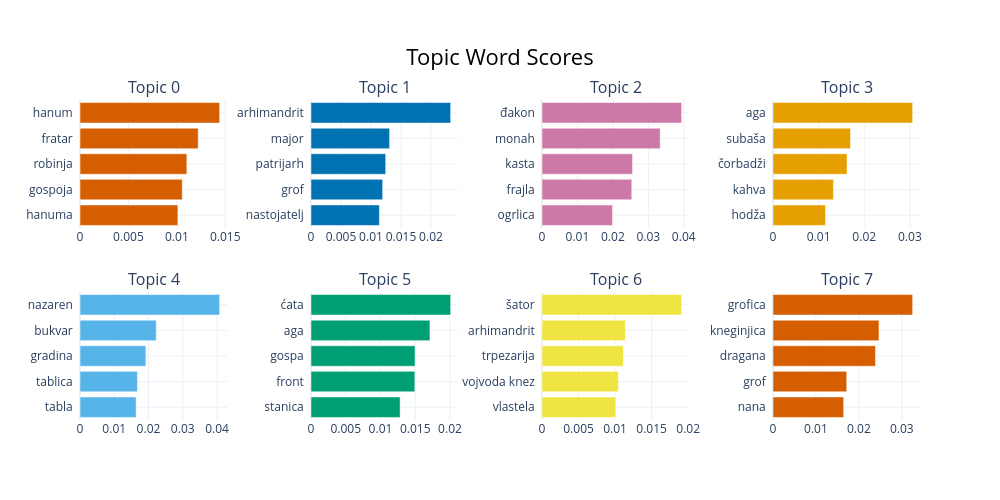

Source (notebook cell):
### Code cell
topic_model.visualize_barchart()

### Figure 1 — Plotly figure (JSON) as saved in the notebook; plotly's stock layout.template omitted (floating-point values rounded to 4 significant figures)
{"data": [{"marker": {"color": "#D55E00"}, "orientation": "h", "type": "bar", "x": [0.01011, 0.01056, 0.01103, 0.0122, 0.01442], "xaxis": "x", "y": ["hanuma  ", "gospoja  ", "robinja  ", "fratar  ", "hanum  "], "yaxis": "y"}, {"marker": {"color": "#0072B2"}, "orientation": "h", "type": "bar", "x": [0.0114, 0.01194, 0.01245, 0.0131, 0.02327], "xaxis": "x2", "y": ["nastojatelj  ", "grof  ", "patrijarh  ", "major  ", "arhimandrit  "], "yaxis": "y2"}, {"marker": {"color": "#CC79A7"}, "orientation": "h", "type": "bar", "x": [0.01988, 0.02533, 0.02554, 0.03335, 0.0394], "xaxis": "x3", "y": ["ogrlica  ", "frajla  ", "kasta  ", "monah  ", "đakon  "], "yaxis": "y3"}, {"marker": {"color": "#E69F00"}, "orientation": "h", "type": "bar", "x": [0.01149, 0.01324, 0.01623, 0.01697, 0.0306], "xaxis": "x4", "y": ["hodža  ", "kahva  ", "čorbadži  ", "subaša  ", "aga  "], "yaxis": "y4"}, {"marker": {"color": "#56B4E9"}, "orientation": "h", "type": "bar", "x": [0.0164, 0.01676, 0.01923, 0.02226, 0.04077], "xaxis": "x5", "y": ["tabla  ", "tablica  ", "gradina  ", "bukvar  ", "nazaren  "], "yaxis": "y5"}, {"marker": {"color": "#009E73"}, "orientation": "h", "type": "bar", "x": [0.01282, 0.01494, 0.01497, 0.01712, 0.02009], "xaxis": "x6", "y": ["stanica  ", "front  ", "gospa  ", "aga  ", "ćata  "], "yaxis": "y6"}, {"marker": {"color": "#F0E442"}, "orientation": "h", "type": "bar", "x": [0.01009, 0.01046, 0.01114, 0.01141, 0.01911], "xaxis": "x7", "y": ["vlastela  ", "vojvoda knez  ", "trpezarija  ", "arhimandrit  ", "šator  "], "yaxis": "y7"}, {"marker": {"color": "#D55E00"}, "orientation": "h", "type": "bar", "x": [0.01647, 0.01718, 0.02386, 0.02468, 0.03253], "xaxis": "x8", "y": ["nana  ", "grof  ", "dragana  ", "kneginjica  ", "grofica  "], "yaxis": "y8"}], "layout": {"annotations": [{"font": {"size": 16}, "showarrow": false, "text": "Topic 0", "x": 0.0875, "xanchor": "center", "xref": "paper", "y": 1, "yanchor": "bottom", "yref": "paper"}, {"font": {"size": 16}, "showarrow": false, "text": "Topic 1", "x": 0.3625, "xanchor": "center", "xref": "paper", "y": 1, "yanchor": "bottom", "yref": "paper"}, {"font": {"size": 16}, "showarrow": false, "text": "Topic 2", "x": 0.6375, "xanchor": "center", "xref": "paper", "y": 1, "yanchor": "bottom", "yref": "paper"}, {"font": {"size": 16}, "showarrow": false, "text": "Topic 3", "x": 0.9125, "xanchor": "center", "xref": "paper", "y": 1, "yanchor": "bottom", "yref": "paper"}, {"font": {"size": 16}, "showarrow": false, "text": "Topic 4", "x": 0.0875, "xanchor": "center", "xref": "paper", "y": 0.4, "yanchor": "bottom", "yref": "paper"}, {"font": {"size": 16}, "showarrow": false, "text": "Topic 5", "x": 0.3625, "xanchor": "center", "xref": "paper", "y": 0.4, "yanchor": "bottom", "yref": "paper"}, {"font": {"size": 16}, "showarrow": false, "text": "Topic 6", "x": 0.6375, "xanchor": "center", "xref": "paper", "y": 0.4, "yanchor": "bottom", "yref": "paper"}, {"font": {"size": 16}, "showarrow": false, "text": "Topic 7", "x": 0.9125, "xanchor": "center", "xref": "paper", "y": 0.4, "yanchor": "bottom", "yref": "paper"}], "height": 500, "hoverlabel": {"bgcolor": "white", "font": {"family": "Rockwell", "size": 16}}, "showlegend": false, "title": {"font": {"color": "Black", "size": 22}, "text": "Topic Word Scores", "x": 0.5, "xanchor": "center", "yanchor": "top"}, "width": 1000, "xaxis": {"anchor": "y", "domain": [0, 0.175], "showgrid": true}, "xaxis2": {"anchor": "y2", "domain": [0.275, 0.45], "showgrid": true}, "xaxis3": {"anchor": "y3", "domain": [0.55, 0.725], "showgrid": true}, "xaxis4": {"anchor": "y4", "domain": [0.825, 1], "showgrid": true}, "xaxis5": {"anchor": "y5", "domain": [0, 0.175], "showgrid": true}, "xaxis6": {"anchor": "y6", "domain": [0.275, 0.45], "showgrid": true}, "xaxis7": {"anchor": "y7", "domain": [0.55, 0.725], "showgrid": true}, "xaxis8": {"anchor": "y8", "domain": [0.825, 1], "showgrid": true}, "yaxis": {"anchor": "x", "domain": [0.6, 1], "showgrid": true}, "yaxis2": {"anchor": "x2", "domain": [0.6, 1], "showgrid": true}, "yaxis3": {"anchor": "x3", "domain": [0.6, 1], "showgrid": true}, "yaxis4": {"anchor": "x4", "domain": [0.6, 1], "showgrid": true}, "yaxis5": {"anchor": "x5", "domain": [0, 0.4], "showgrid": true}, "yaxis6": {"anchor": "x6", "domain": [0, 0.4], "showgrid": true}, "yaxis7": {"anchor": "x7", "domain": [0, 0.4], "showgrid": true}, "yaxis8": {"anchor": "x8", "domain": [0, 0.4], "showgrid": true}}}
